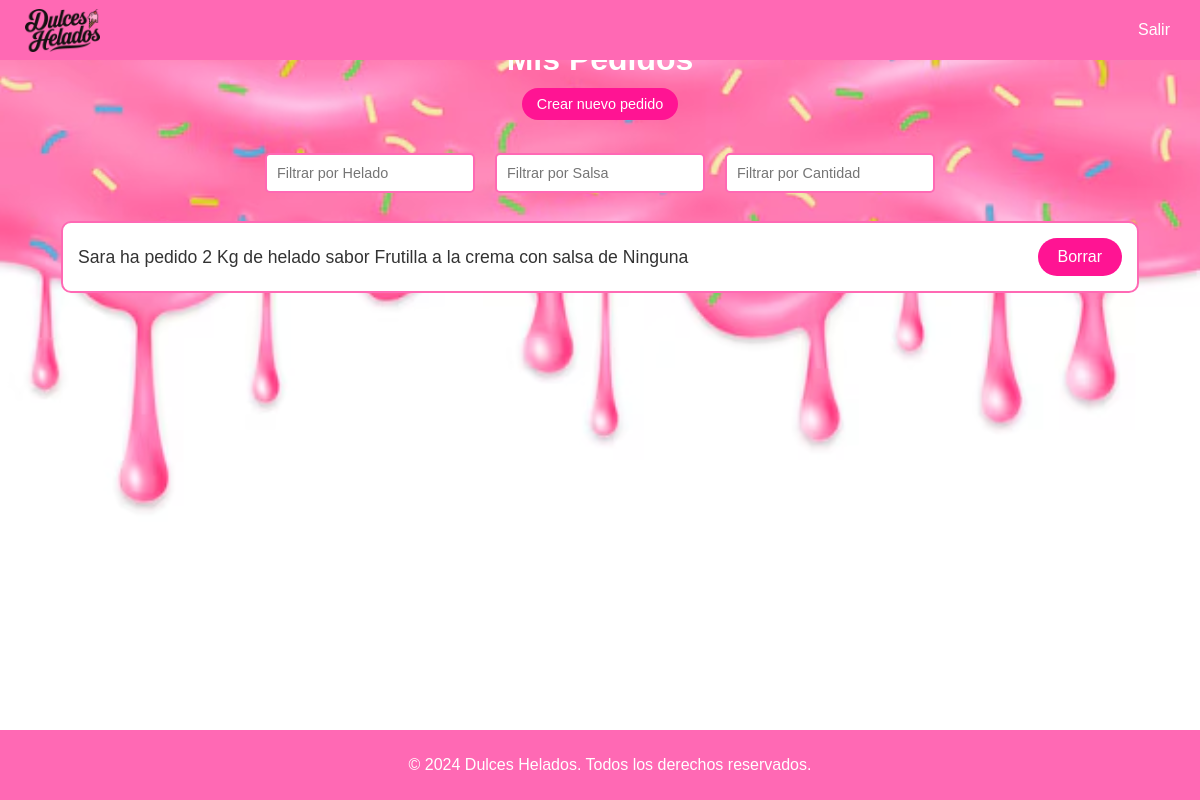
/cliente/ver_mis_pedidos/4/, run on the app's committed database.
### Pedidos/models.py (models this page shows, shortened)
class Pedido(models.Model):
    cliente = models.ForeignKey(Cliente, on_delete=models.CASCADE)
    cantidad = models.ForeignKey(Cantidad, on_delete=models.CASCADE)
    helado = models.ForeignKey(Helado, on_delete=models.CASCADE)
    salsa = models.ForeignKey(Salsa, on_delete=models.CASCADE)

class Cliente(models.Model):
    usuario = models.CharField(max_length=50)
    contrasena = models.CharField(max_length=50)
    def __str__(self):
        return self.usuario

class Cantidad(models.Model):
    cantidad = models.CharField(max_length=50)
    def __str__(self):
        return str(self.cantidad)

class Helado(models.Model):
    helado = models.CharField(max_length=50)
    color = models.CharField(max_length=7)  # Guardamos el color en formato hexadecimal
    def __str__(self):
        return self.helado

class Salsa(models.Model):
    salsa = models.CharField(max_length=50)
    color = models.CharField(max_length=7)  # Guardamos el color en formato hexadecimal
    def __str__(self):
        return self.salsa

### Pedidos/views.py (the view)
# urls.py: path('cliente/ver_mis_pedidos/<int:cliente_id>/', views.ver_mis_pedidos, name='ver_mis_pedidos'),
def ver_mis_pedidos(request, cliente_id):
    cliente = Cliente.objects.get(id=cliente_id)
    pedidos = Pedido.objects.filter(cliente=cliente)
    return render(request, 'Cliente/ver_mis_pedidos.html', {
        'cliente': cliente,
        'pedidos': pedidos
    })

### Pedidos/templates/Cliente/ver_mis_pedidos.html (shortened to what this page needs)
<!DOCTYPE html>
<html lang="es">
<head>
    <link rel="stylesheet" href="https://cdn.jsdelivr.net/npm/sweetalert2@11/dist/sweetalert2.min.css">
</head>
<body>
    <nav>
        <div class="logo">
            <img src="/static/dulces-helados-logo.png" alt="Heladería" class="icono" onclick="location.href='{% url 'general_cliente' cliente.id %}'">
        </div>
        <div>
            <a href="{% url 'inicio' %}">Salir</a>
        </div>
    </nav>
    <div class="main-content">
        <h1>Mis Pedidos</h1>
        <button class="button" onclick="location.href='{% url 'crear_pedido_cliente'% cliente.id }'">Crear nuevo pedido</button>
        <div class="filtros">
            <input type="text" id="heladoFiltro" placeholder="Filtrar por Helado" oninput="filtrarPedidos()">
            <input type="text" id="salsaFiltro" placeholder="Filtrar por Salsa" oninput="filtrarPedidos()">
            <input type="text" id="cantidadFiltro" placeholder="Filtrar por Cantidad" oninput="filtrarPedidos()">
        </div>
        {% for pedido in pedidos %}
        <div class="pedido" data-cliente="{{ pedido.cliente }}" data-helado="{{ pedido.helado }}" data-salsa="{{ pedido.salsa }}" data-cantidad="{{ pedido.cantidad }}">
            <p>{{ pedido.cliente }} ha pedido {{ pedido.cantidad }} de helado sabor {{ pedido.helado }} con salsa de {{ pedido.salsa }}</p>
            <button class="entregado-button" onclick="confirmarEntrega('{{ pedido.id }}')">Borrar</button>
        </div>
    </div>
    <footer>
        <p>&copy; 2024 Dulces Helados. Todos los derechos reservados.</p>
    </footer>
</body>
</html>

### Pedidos/templates/Cliente/ver_mis_pedidos.html (style rules this page uses)
body { font-family: 'Arial', sans-serif; margin: 0; padding: 0; display: flex; flex-direction: column; min-height: 100vh; background-image: url('../../static/fondo1.png'); background-size: cover; background-position: center; }
nav { background-color: #ff69b4; padding: 10px; display: flex; justify-content: space-between; align-items: center; position: fixed; width: 100%; height: 5vh; top: 0; left: 0; z-index: 1000; }
nav a { color: white; text-decoration: none; font-size: 1em; margin-right: 25px; padding: 10px 15px; }
.icono { margin-top: 5px; width: 75px; margin-left: 15px; height: auto; cursor: pointer; }
.main-content { flex-grow: 1; padding: 20px; display: flex; flex-direction: column; align-items: center; justify-content: flex-start; }
h1 { color: #ffffff; font-size: 2em; margin-bottom: 10px; }
.filtros { display: flex; justify-content: center; margin-bottom: 20px; }
.filtros input { margin: 0 10px; padding: 10px; border: 2px solid #ff69b4; border-radius: 5px; font-size: 1em; color: #333; }
.pedido { width: 90%; background-color: #fff; border: 2px solid #ff69b4; border-radius: 10px; margin-bottom: 20px; padding: 15px; display: flex; justify-content: space-between; align-items: center; transition: transform 0.3s ease; }
.pedido p { margin: 0; font-size: 1.1em; color: #333; }
.pedido .entregado-button { background-color: #ff1493; color: white; border: none; padding: 10px 20px; font-size: 1em; border-radius: 50px; cursor: pointer; transition: background-color 0.3s ease; }
.button { background-color: #ff1493; color: white; border: none; padding: 10px 20px; font-size: 1em; border-radius: 50px; cursor: pointer; transition: background-color 0.3s ease; margin-bottom: 25px; }
footer { background-color: #ff69b4; color: white; text-align: center; padding: 10px; position: relative; bottom: 0; left: 0; width: 100%; }
.button { padding: 8px 15px; font-size: 0.9em; }
.filtros { padding: 8px 15px; font-size: 0.9em; }

### data on the page
Pedido: cliente "Sara", cantidad "2 Kg", helado "Frutilla a la crema", salsa "Ninguna"
